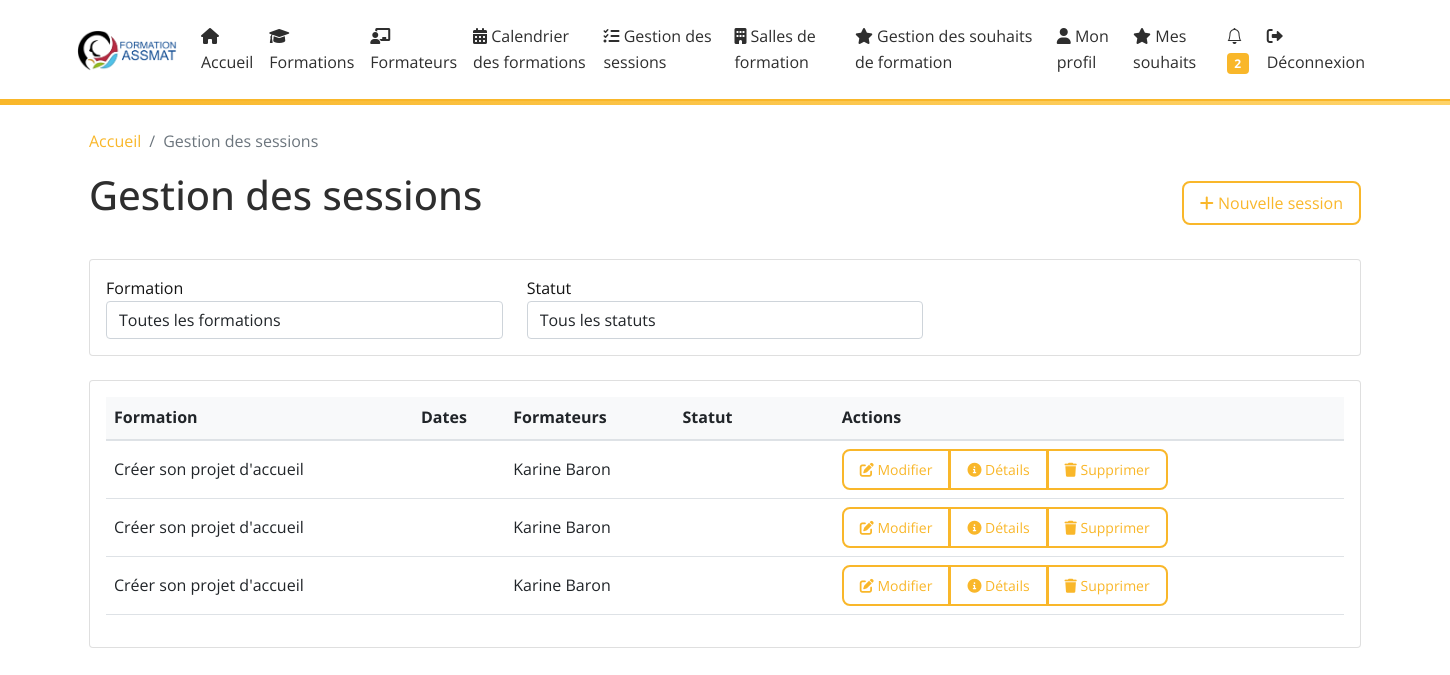
Page /manage-session/ (signed in) on the committed database.
### core/models.py (models this page shows, shortened)
class Session(models.Model):
    STATUS_CHOICES = [
        ('NON_OUVERTE', 'Non ouverte'),
        ('DEMANDEE', 'Demandée'),
        ('OUVERTE', 'Ouverte'),
        ('COMPLETE', 'Complète'),
        ('PREPAREE', 'Préparée'),
        ('ENVOYEE_FORMATEUR', 'Envoyée formateur'),
        ('ATTENTE_RETOUR', 'En attente retour'),
        ('ATTENTE_TRAITEMENT_SYLVAN', 'En attente traitement Sylvan'),
        ('ATTENTE_TRAITEMENT_IPERIA', 'En attente traitement Ipéria'),
        ('ERREUR_SYLVAN', 'Erreur à traiter Sylvan'),
        ('ERREUR_IPERIA', 'Erreur à traiter Ipéria'),
        ('TERMINEE', 'Terminée'),
    ]
    formation = models.ForeignKey(
        Formation,
        on_delete=models.CASCADE,
        related_name='sessions'
    )
    trainers = models.ManyToManyField(
        Trainer,
        related_name='sessions',
        blank=True
    )
    status = models.CharField(
        max_length=50,
        choices=STATUS_CHOICES,
        default='NON_OUVERTE'
    )
    start_date = models.DateField(null=True, blank=True)
    end_date = models.DateField(null=True, blank=True)
    iperia_opening_date = models.DateField(null=True, blank=True)
    iperia_deadline = models.DateField(null=True, blank=True)
    created_at = models.DateTimeField(auto_now_add=True)
    updated_at = models.DateTimeField(auto_now=True)
    last_status_change = models.DateTimeField(default=timezone.now)

class Formation(models.Model):
    FORMATION_TYPES = [
        ('initial', 'Formation Initiale'),
        ('continue', 'Formation Continue'),
        ('specialisation', 'Formation Spécialisation'),
    ]
    name = models.CharField(max_length=255, verbose_name="Nom de la formation")
    code_iperia = models.CharField(max_length=50, unique=True, verbose_name="Code IPERIA")
    description = models.TextField(verbose_name="Description")
    duration = models.IntegerField(help_text="Durée en heures", validators=[MinValueValidator(1)], verbose_name="Durée")
    image = models.ImageField(upload_to='formations/images/', null=True, blank=True, verbose_name="Image")
    program_file = models.FileField(upload_to='programs/', null=True, blank=True, verbose_name="Programme détaillé")
    created_at = models.DateTimeField(auto_now_add=True, verbose_name="Date de création")
    updated_at = models.DateTimeField(auto_now=True, verbose_name="Date de mise à jour")
    type = models.CharField(max_length=20, choices=FORMATION_TYPES, default='initial', verbose_name="Type de formation")
    is_presentiel = models.BooleanField(default=True, verbose_name="Présentiel")
    is_distanciel = models.BooleanField(default=False, verbose_name="Distanciel")
    is_asynchrone = models.BooleanField(default=False, verbose_name="Asynchrone")
    is_active = models.BooleanField(default=True, verbose_name="Formation active")
    city = models.CharField(max_length=100, null=True, blank=True, verbose_name="Ville")
    code_postal = models.CharField(max_length=10, null=True, blank=True, verbose_name="Code postal")
    latitude = models.FloatField(null=True, blank=True)
    longitude = models.FloatField(null=True, blank=True)
    class Meta:
        verbose_name = "Formation"
        verbose_name_plural = "Formations"
        ordering = ['name']

class Trainer(models.Model):
    first_name = models.CharField(max_length=100, verbose_name="Prénom", null=True, blank=True)
    last_name = models.CharField(max_length=100, verbose_name="Nom", null=True, blank=True)
    email = models.EmailField(verbose_name="Email", null=True, blank=True)
    phone = models.CharField(max_length=20, verbose_name="Téléphone", null=True, blank=True)
    bio = models.TextField(blank=True, verbose_name="Biographie")
    photo = models.ImageField(upload_to='trainers/', null=True, blank=True, verbose_name="Photo")
    specialties = models.ManyToManyField('Formation', blank=True, verbose_name="Spécialités")
    created_at = models.DateTimeField(auto_now_add=True)
    updated_at = models.DateTimeField(auto_now=True)
    def get_full_name(self):
        return f"{self.first_name} {self.last_name}".strip()
    class Meta:
        verbose_name = "Formateur"
        verbose_name_plural = "Formateurs"
        ordering = ['last_name', 'first_name']

### core/views.py (the view)
# urls.py: path('manage-session/', views.manage_session, name='manage_session'),
@login_required
@staff_member_required
def manage_session(request):
    logger.info("=== DÉBUT manage_session ===")
    logger.info(f"Méthode : {request.method}")
    logger.info(f"User : {request.user.get_full_name()}")
    logger.info(f"Staff : {request.user.is_staff}")
    formations = Formation.objects.all().order_by('name')
    trainers = []
    for trainer in Trainer.objects.all().order_by('last_name', 'first_name'):
        trainer_user = type('TrainerUser', (), {
            'username': f"{trainer.first_name} {trainer.last_name}",
            'first_name': trainer.first_name,
            'last_name': trainer.last_name,
            'get_full_name': lambda t=trainer: f"{t.first_name} {t.last_name}",
            'original_trainer': trainer
        })()
        trainers.append(trainer_user)
    training_rooms = TrainingRoom.objects.all().order_by('name')
    sessions = Session.objects.select_related('formation').prefetch_related(
        'dates',
        'trainers'
    ).order_by('-created_at')
    logger.info("\n=== Chargement des données de base ===")
    logger.info(f"Nombre de formations trouvées : {formations.count()}")
    logger.info(f"Formations : {[f.name for f in formations]}")
    logger.info(f"Nombre de formateurs trouvés : {len(trainers)}")
    logger.info(f"Formateurs : {[f'{t.username} ({t.get_full_name()})' for t in trainers]}")
    logger.info(f"Nombre de salles trouvées : {training_rooms.count()}")
    logger.info(f"Salles : {[r.name for r in training_rooms]}")
    logger.info(f"Nombre de sessions trouvées : {sessions.count()}")
    context = {
        'formations': formations,
        'trainers': trainers,
        'training_rooms': training_rooms,
        'sessions': sessions,
        'status_choices': Session.STATUS_CHOICES,
    }
    return render(request, 'core/manage_session.html', context)

### core/context_processors.py (called while the page is built)
def unread_notifications(request):
    if request.user.is_authenticated:
        return {
            'unread_notifications_count': request.user.notifications.filter(is_read=False).count()
        }
    return {}

### core/models.py (called while the page is built)
    def get_full_name(self):
        return f"{self.first_name} {self.last_name}".strip()

### core/templates/core/manage_session.html (shortened to what this page needs)
{% extends 'core/base.html' %}
{% block content %}
<div class="container mt-4">
    <nav aria-label="breadcrumb">
        <ol class="breadcrumb">
            <li class="breadcrumb-item"><a href="/">Accueil</a></li>
            <li class="breadcrumb-item active">Gestion des sessions</li>
        </ol>
    </nav>
    <div class="d-flex justify-content-between align-items-center mb-4">
        <h1>Gestion des sessions</h1>
        <button type="button" class="btn btn-primary" data-bs-toggle="modal" data-bs-target="#createSessionModal">
            <i class="fas fa-plus"></i> Nouvelle session
        </button>
    </div>
    <div class="card mb-4">
        <div class="card-body">
            <div class="row">
                <div class="col-md-4">
                    <div class="form-group">
                        <label for="formation-filter">Formation</label>
                        <select class="form-control" id="formation-filter">
                            <option value="">Toutes les formations</option>
                        </select>
                    </div>
                </div>
                <div class="col-md-4">
                    <div class="form-group">
                        <label for="status-filter">Statut</label>
                        <select class="form-control" id="status-filter">
                            <option value="">Tous les statuts</option>
                        </select>
                    </div>
                </div>
            </div>
        </div>
    </div>
    <div class="card">
        <div class="card-body">
            <div class="table-responsive">
                <table class="table table-hover">
                    <thead>
                        <tr>
                            <th>Formation</th>
                            <th>Dates</th>
                            <th>Formateurs</th>
                            <th>Statut</th>
                            <th>Actions</th>
                        </tr>
                    </thead>
                    <tbody>
                        {% for session in sessions %}
                        <tr>
                            <td>{{ session.formation.name }}</td>
                            <td>
                            </td>
                            <td>
                                {% for trainer in session.trainers.all %}
                                <div>{{ trainer.get_full_name }}</div>
                                {% endfor %}
                            </td>
                            <td>
                                <span class="badge {{ session.get_status_badge_class }}">
                                </span>
                            </td>
                            <td>
                                <div class="btn-group">
                                    <button type="button"
                                            class="btn btn-sm btn-outline-primary"
                                            onclick="editSession({{ session.id }})">
                                        <i class="fas fa-edit"></i> Modifier
                                    </button>
                                    <a href="{% url 'core:session_detail' session_id=session.id %}" class="btn btn-info btn-sm">
                                        <i class="fas fa-info-circle"></i> Détails
                                    </a>
                                    <button type="button"
                                            class="btn btn-sm btn-outline-danger"
                                            onclick="deleteSession({{ session.id }})">
                                        <i class="fas fa-trash"></i> Supprimer
                                    </button>
                                </div>
                            </td>
                        </tr>
                        {% empty %}
                        <tr>
                            <td colspan="5" class="text-center">Aucune session trouvée</td>
                        </tr>
                        {% endfor %}
                    </tbody>
                </table>
            </div>
        </div>
    </div>
</div>
{% endblock %}

### core/static/core/css/custom.css (style rules this page uses)
:root { --primary-color: #F9B72A; --secondary-color: #2E2E2E; --background-color: #ffffff; --text-color: #141414; --hover-color: #fccc64; --border-radius: 8px; }
body { background-color: var(--background-color); color: var(--text-color); font-family: 'Open Sans', sans-serif; line-height: 1.6; }
.auth-buttons .nav-link, .btn { border-radius: var(--border-radius); border: 2px solid var(--primary-color); color: var(--primary-color); background: transparent; padding: 0.5rem 1rem; transition: background 0.3s, color 0.3s; }
h1, h2, h3 { color: var(--secondary-color); margin-bottom: 1rem; }
a { color: var(--primary-color); text-decoration: none; }

### core/templates/core/manage_session.html (style rules this page uses)
.btn-group .btn { transition: all 0.2s ease; }
.table td { vertical-align: middle; }
.table th { background-color: #f8f9fa; border-bottom: 2px solid #dee2e6; }

### rows in the picture
Session: formation.name "Créer son projet d'accueil"
Trainer: get_full_name "Karine Baron"
Session: formation.name "Créer son projet d'accueil"
Session: formation.name "Créer son projet d'accueil"

### other values in the picture
{{ unread_notifications_count }} "2"
